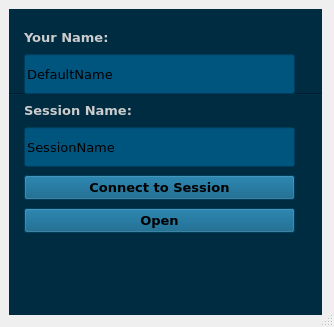
<?xml version="1.0" encoding="UTF-8"?>
<ui version="4.0">
 <class>CStartupDlgBase</class>
 <widget class="QDialog" name="CStartupDlgBase">
  <property name="geometry">
   <rect>
    <x>0</x>
    <y>0</y>
    <width>334</width>
    <height>327</height>
   </rect>
  </property>
  <property name="windowTitle">
   <string/>
  </property>
  <property name="windowIcon">
   <iconset resource="resources.qrc">
    <normaloff>:/png/main/res/fronticon.png</normaloff>:/png/main/res/fronticon.png</iconset>
  </property>
  <property name="styleSheet">
   <string/>
  </property>
  <property name="sizeGripEnabled">
   <bool>true</bool>
  </property>
  <layout class="QHBoxLayout">
   <property name="leftMargin">
    <number>0</number>
   </property>
   <property name="topMargin">
    <number>0</number>
   </property>
   <property name="rightMargin">
    <number>3</number>
   </property>
   <property name="bottomMargin">
    <number>3</number>
   </property>
   <item>
    <widget class="QFrame" name="backgroundFrame">
     <property name="minimumSize">
      <size>
       <width>0</width>
       <height>0</height>
      </size>
     </property>
     <property name="frameShape">
      <enum>QFrame::NoFrame</enum>
     </property>
     <property name="frameShadow">
      <enum>QFrame::Plain</enum>
     </property>
     <layout class="QHBoxLayout">
      <item>
       <layout class="QVBoxLayout">
        <item>
         <widget class="QWidget" name="widget" native="true">
          <property name="sizePolicy">
           <sizepolicy hsizetype="Preferred" vsizetype="Preferred">
            <horstretch>0</horstretch>
            <verstretch>0</verstretch>
           </sizepolicy>
          </property>
          <property name="autoFillBackground">
           <bool>false</bool>
          </property>
          <property name="styleSheet">
           <string notr="true">background-color: rgb(0, 44, 65);</string>
          </property>
          <widget class="Line" name="line">
           <property name="geometry">
            <rect>
             <x>0</x>
             <y>70</y>
             <width>321</width>
             <height>31</height>
            </rect>
           </property>
           <property name="frameShadow">
            <enum>QFrame::Sunken</enum>
           </property>
           <property name="lineWidth">
            <number>1</number>
           </property>
           <property name="midLineWidth">
            <number>0</number>
           </property>
           <property name="orientation">
            <enum>Qt::Horizontal</enum>
           </property>
          </widget>
          <widget class="QWidget" name="layoutWidget">
           <property name="geometry">
            <rect>
             <x>15</x>
             <y>20</y>
             <width>271</width>
             <height>411</height>
            </rect>
           </property>
           <layout class="QVBoxLayout" name="verticalLayout">
            <property name="spacing">
             <number>8</number>
            </property>
            <item>
             <widget class="QLabel" name="lblName">
              <property name="minimumSize">
               <size>
                <width>50</width>
                <height>0</height>
               </size>
              </property>
              <property name="font">
               <font>
                <family>DejaVu Sans</family>
                <pointsize>10</pointsize>
                <weight>75</weight>
                <bold>true</bold>
               </font>
              </property>
              <property name="text">
               <string>&lt;html&gt;&lt;head/&gt;&lt;body&gt;&lt;p&gt;&lt;span style=&quot; color:#cccccc;&quot;&gt;Your Name:&lt;/span&gt;&lt;/p&gt;&lt;/body&gt;&lt;/html&gt;</string>
              </property>
              <property name="alignment">
               <set>Qt::AlignLeading|Qt::AlignLeft|Qt::AlignVCenter</set>
              </property>
              <property name="wordWrap">
               <bool>false</bool>
              </property>
             </widget>
            </item>
            <item>
             <widget class="QLineEdit" name="edtName">
              <property name="sizePolicy">
               <sizepolicy hsizetype="Expanding" vsizetype="Fixed">
                <horstretch>0</horstretch>
                <verstretch>0</verstretch>
               </sizepolicy>
              </property>
              <property name="minimumSize">
               <size>
                <width>0</width>
                <height>40</height>
               </size>
              </property>
              <property name="font">
               <font>
                <family>DejaVu Sans</family>
                <pointsize>10</pointsize>
               </font>
              </property>
              <property name="autoFillBackground">
               <bool>false</bool>
              </property>
              <property name="styleSheet">
               <string notr="true">background-color: rgb(0, 85, 127);</string>
              </property>
              <property name="text">
               <string>DefaultName</string>
              </property>
             </widget>
            </item>
            <item>
             <widget class="QLabel" name="lblNewSession">
              <property name="minimumSize">
               <size>
                <width>50</width>
                <height>0</height>
               </size>
              </property>
              <property name="font">
               <font>
                <family>DejaVu Sans</family>
                <pointsize>10</pointsize>
                <weight>75</weight>
                <bold>true</bold>
               </font>
              </property>
              <property name="styleSheet">
               <string notr="true">background-color: rgb(0, 44, 65);</string>
              </property>
              <property name="text">
               <string>&lt;html&gt;&lt;head/&gt;&lt;body&gt;&lt;p&gt;&lt;span style=&quot; color:#cccccc;&quot;&gt;Session Name:&lt;/span&gt;&lt;/p&gt;&lt;/body&gt;&lt;/html&gt;</string>
              </property>
              <property name="alignment">
               <set>Qt::AlignLeading|Qt::AlignLeft|Qt::AlignVCenter</set>
              </property>
              <property name="wordWrap">
               <bool>false</bool>
              </property>
             </widget>
            </item>
            <item>
             <widget class="QLineEdit" name="edtSessionName">
              <property name="sizePolicy">
               <sizepolicy hsizetype="Expanding" vsizetype="Fixed">
                <horstretch>0</horstretch>
                <verstretch>0</verstretch>
               </sizepolicy>
              </property>
              <property name="minimumSize">
               <size>
                <width>0</width>
                <height>40</height>
               </size>
              </property>
              <property name="font">
               <font>
                <family>DejaVu Sans</family>
                <pointsize>10</pointsize>
               </font>
              </property>
              <property name="autoFillBackground">
               <bool>false</bool>
              </property>
              <property name="styleSheet">
               <string notr="true">background-color: rgb(0, 85, 127);</string>
              </property>
              <property name="text">
               <string>SessionName</string>
              </property>
             </widget>
            </item>
            <item>
             <widget class="QPushButton" name="butConnect">
              <property name="font">
               <font>
                <family>DejaVu Sans</family>
                <pointsize>10</pointsize>
                <weight>75</weight>
                <bold>true</bold>
                <kerning>true</kerning>
               </font>
              </property>
              <property name="styleSheet">
               <string notr="true">background-color: rgb(0, 85, 127);</string>
              </property>
              <property name="text">
               <string>Connect to Session</string>
              </property>
              <property name="autoDefault">
               <bool>false</bool>
              </property>
              <property name="default">
               <bool>false</bool>
              </property>
              <property name="flat">
               <bool>false</bool>
              </property>
             </widget>
            </item>
            <item>
             <widget class="QPushButton" name="butOpen">
              <property name="font">
               <font>
                <family>DejaVu Sans</family>
                <pointsize>10</pointsize>
                <weight>75</weight>
                <bold>true</bold>
               </font>
              </property>
              <property name="styleSheet">
               <string notr="true">background-color: rgb(0, 85, 127);</string>
              </property>
              <property name="text">
               <string>Open</string>
              </property>
              <property name="autoDefault">
               <bool>false</bool>
              </property>
              <property name="default">
               <bool>false</bool>
              </property>
             </widget>
            </item>
            <item>
             <spacer name="verticalSpacer_4">
              <property name="orientation">
               <enum>Qt::Vertical</enum>
              </property>
              <property name="sizeHint" stdset="0">
               <size>
                <width>20</width>
                <height>40</height>
               </size>
              </property>
             </spacer>
            </item>
           </layout>
          </widget>
         </widget>
        </item>
       </layout>
      </item>
     </layout>
    </widget>
   </item>
  </layout>
 </widget>
 <resources>
  <include location="resources.qrc"/>
 </resources>
 <connections/>
</ui>
